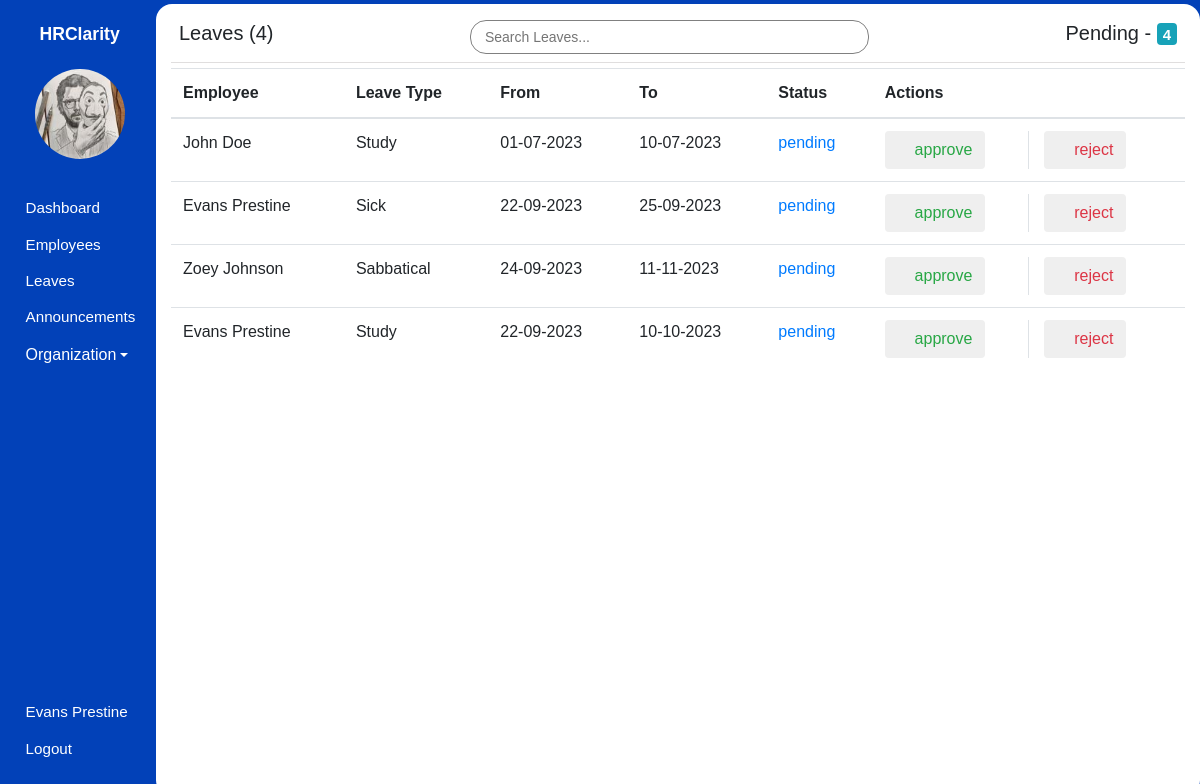
Screenshot of /admin/leaves (signed in) with the database file from the repository.
### hrms/models.py (models this page shows, shortened)
class User(db.Model, UserMixin):
    id = db.Column(db.Integer, primary_key=True)
    first_name = db.Column(db.String(80), nullable=False)
    last_name = db.Column(db.String(120), nullable=False)
    dob = db.Column(db.Date, nullable=False)
    gender = db.Column(db.String(7), nullable=False)
    email_address = db.Column(db.String(120), nullable=False)
    phone_number = db.Column(db.String(20), nullable=False)
    national_id = db.Column(db.Integer, nullable=False)
    user_level = db.Column(db.Integer, nullable=False, default=1)
    user_type = db.Column(db.String(10), nullable=False, default='employee')
    password = db.Column(db.String(60), nullable=False)
    image_file = db.Column(db.String(20), nullable=False, default='default.jpg')
    leaves = db.relationship('Leave')
    occupation_id = db.Column(db.Integer, db.ForeignKey('occupation.id'), nullable=False)

class Leave(db.Model):
    id = db.Column(db.Integer, primary_key=True)
    leave_type = db.Column(db.String(40), nullable=False)
    from_date = db.Column(db.Date)
    to_date = db.Column(db.Date)
    status = db.Column(db.String(12), default='pending')
    created_at = db.Column(db.DateTime, default=datetime.utcnow)
    employee_id = db.Column(db.Integer, db.ForeignKey('user.id'), nullable=False)

### hrms/leaves/routes.py (the view)
@leaves.route('/admin/leaves')
@login_required
def admin_view_leaves():
    leaves = db.session.query(Leave, User).join(User).all()
    leaves_count = len(leaves)
    pending_leaves = len([leave for leave, _ in leaves if leave.status == 'pending'])
    return render_template('admin/leaves.html', page_title='Leave Requests', leaves=leaves, leaves_count=leaves_count, pending_leaves=pending_leaves, user=current_user)

### hrms/models.py (called while the page is built)
@login_manager.user_loader
def load_user(user_id):
    user = User.query.filter_by(id=user_id).first()
    return user

### hrms/templates/admin/leaves.html (shortened to what this page needs)
{% extends 'main_layout.html' %} {% block body %}
<section class="app">
  {% include 'admin/aside.html' %}
  <main>
    <div class="main_container container-fluid pt-2">
      <div class="header p-2 d-flex justify-content-between align-items-center">
        <h5>Leaves ({{ leaves_count }})</h5>
        <input
          type="text"
          id="myInput"
          onkeyup="searchFunction()"
          placeholder="Search Leaves..."
          class="form-control-sm"
        />
        <h5>
          Pending - <span class="badge badge-info">{{ pending_leaves }}</span>
        </h5>
      </div>
      <div class="leaves_wrapper">
        <table class="table">
          <thead>
            <tr>
              <th>Employee</th>
              <th>Leave Type</th>
              <th>From</th>
              <th>To</th>
              <th>Status</th>
              <th>Actions</th>
            </tr>
          </thead>
          <tbody>
            {% for leave, employee in leaves %}
            <tr class="searchable">
              <td>{{ employee.first_name }} {{ employee.last_name }}</td>
              <td>{{ leave.leave_type }}</td>
              <td>{{ leave.from_date.strftime('%d-%m-%Y') }}</td>
              <td>{{ leave.to_date.strftime('%d-%m-%Y') }}</td>
              <td
                class="{% if leave.status == 'pending' %}text-primary{% elif leave.status == 'approved'%}text-success{%else%}text-danger{% endif %}"
              >
                {{ leave.status }}
              </td>
              <td>
                <div class="row">
                  <div class="col border-right">
                    <form
                      action="{{ url_for('leaves.request_approval', leave_id=leave.id, status='approved') }}"
                      method="post"
                    >
                      <button type="submit" class="btn text-success">
                        <span class="icon icon-check text-success"></span>
                        approve
                      </button>
                    </form>
                  </div>
                  <div class="col">
                    <form
                      action="{{ url_for('leaves.request_approval', leave_id=leave.id, status='rejected') }}"
                      method="post"
                    >
                      <button type="submit" class="btn text-danger">
                        <span class="icon icon-cancel text-danger"></span>
                        reject
                      </button>
                    </form>
                  </div>
                </div>
              </td>
            </tr>
            {% endfor %}
          </tbody>
        </table>
      </div>
    </div>
  </main>
</section>
{% endblock body %}

### hrms/templates/admin/aside.html (shortened to what this page needs)
<aside>
  <h1 class="mt-3">HRClarity</h1>
  <div class="container text-center mt-4">
    <img src="{{ url_for('static', filename='images/profile_pictures/' ~ current_user.image_file ) }}" alt="Employee" class="rounded-circle" width="90" height="90" />
  </div>
  <div class="links">
    <ul>
      <li>
        <a href="{{ url_for('admin.admin_dashboard') }}">
            <span class="icon icon-home"></span>
            <span>Dashboard</span>
        </a>
      </li>
      <li>
        <a href="{{ url_for('admin.employees') }}">
            <span class="icon icon-users"></span>
            <span>Employees</span>
        </a>
      </li>
      <li>
        <a href="{{ url_for('leaves.admin_view_leaves') }}">
            <span class="icon icon-car"></span>
            <span>Leaves</span>
        </a>
      </li>
      <li>
        <a href="{{ url_for('announcements.view_announcements') }}">
            <span class="icon icon-speaker"></span>
            <span>Announcements</span>
        </a>
      </li>
      <li class="nav-item dropdown">
        <a class="dropdown-toggle" data-toggle="dropdown" href="#" role="button" aria-expanded="false"><span class="icon icon-building"></span>Organization</a>
    </li>
    </ul>
    <ul>
      <li>
        <a href="{{ url_for('user.profile_settings', employee_id=current_user.id) }}">
            <span class="icon icon-user"></span>
            <span>{{ user.first_name }} {{ user.last_name }}</span>
        </a>
      </li>
      <li>
        <a href="{{ url_for('user.logout') }}">
            <span class="icon icon-power-off"></span>
            <span>Logout</span>
        </a>
      </li>
    </ul>
  </div>
</aside>

### hrms/static/css/icomoon.css (style rules this page uses)
[class^="icon-"], [class*=" icon-"] { font-family: 'icomoon' !important; speak: none; font-style: normal; font-weight: normal; font-variant: normal; text-transform: none; line-height: 1; -webkit-font-smoothing: antialiased; -moz-osx-font-smoothing: grayscale; }
.icon-user:before { content: "\f007"; }
.icon-check:before { content: "\f00c"; }
.icon-power-off:before { content: "\f011"; }
.icon-home:before { content: "\f015"; }
.icon-users:before { content: "\f0c0"; }
.icon-building:before { content: "\f1ad"; }
.icon-car:before { content: "\f1b9"; }
.icon-cancel:before { content: "\e5c9"; }
.icon-speaker:before { content: "\e32d"; }

### hrms/static/css/styles.css (style rules this page uses)
* { font-family: sans-serif, Arial, Helvetica; padding: 0; margin: 0; }
.app { background: #0241b8; height: 100vh; display: flex; align-items: center; }
.app aside { width: 13%; height: 100%; padding: 0.5em 0 0.2em 0.2em; color: #fff; }
.app aside h1 { font-size: 1.1em; font-weight: bold; text-align: center; }
.app aside .links ul { list-style: none; }
.app aside .links ul li { margin: 0.1em 0; padding: 6px; }
.app aside .links ul li a { text-decoration: none; color: #ffffff; display: flex; align-items: center; }
.app aside .links ul:nth-of-type(1) { margin: 2em 0; }
.app aside .links ul:nth-of-type(2) { position: absolute; bottom: 1em; }
.app aside .links .icon { margin: 0 0.3em 0 0; }
.app aside .links a span:nth-of-type(2), .app aside .links .icon { font-size: 0.95em; }
.app main { width: 87%; height: 99vh; overflow-y: auto; z-index: 5; }
.app main .main_container { border-radius: 16px; background: #fff; padding-bottom: 12px; height: 100%; overflow: auto; }
.app main .main_container .header { background: #fff; position: sticky; top: 0; border-bottom: 1px solid rgb(224, 222, 222); margin-bottom: 5px; }
.app main .main_container .header input { border-radius: 16px; border: 1px solid grey; padding: 0.4em 1em; width: 40%; margin: auto; }

### rows the page displays
User: image_file (picture), first_name "Evans", last_name "Prestine"
Leave: first_name "John", last_name "Doe", leave_type "Study", from_date "01-07-2023", to_date "10-07-2023", status "pending"
Leave: first_name "Evans", last_name "Prestine", leave_type "Sick", from_date "22-09-2023", to_date "25-09-2023", status "pending"
Leave: first_name "Zoey", last_name "Johnson", leave_type "Sabbatical", from_date "24-09-2023", to_date "11-11-2023", status "pending"
Leave: first_name "Evans", last_name "Prestine", leave_type "Study", from_date "22-09-2023", to_date "10-10-2023", status "pending"

### other values shown
{{ leaves_count }} "4"
{{ pending_leaves }} "4"
